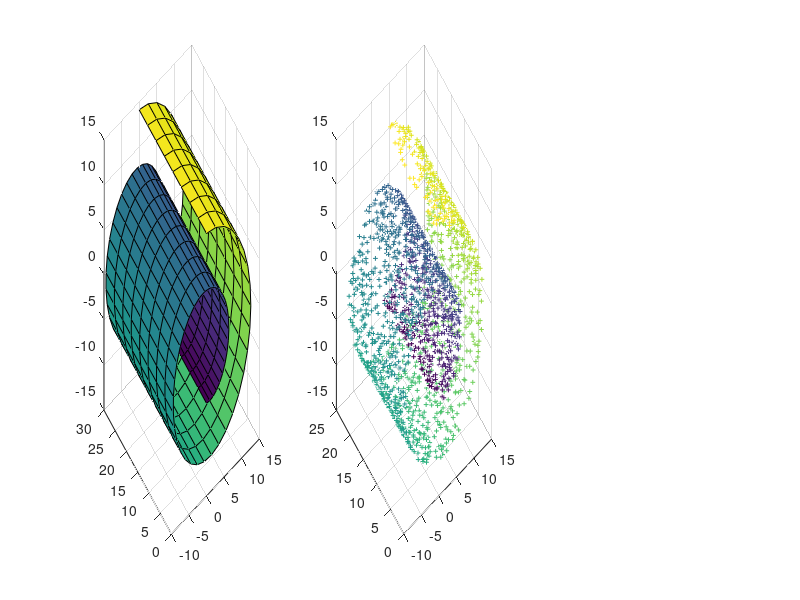

Write the MATLAB code that produced this figure. (Note: this script raises an error after producing the figure.)
% SWISS ROLL DATASET

  N=2000;
  K=12;
  d=2; 


% PLOT TRUE MANIFOLD
  tt0 = (3*pi/2)*(1+2*[0:0.02:1]); 
  hh = [0:0.125:1]*30;
  xx = (tt0.*cos(tt0))'*ones(size(hh));
  yy = ones(size(tt0))'*hh;
  zz = (tt0.*sin(tt0))'*ones(size(hh));
  cc = tt0'*ones(size(hh));

  subplot(1,3,1); 
  surf(xx,yy,zz,cc);

% GENERATE SAMPLED DATA
  tt = (3*pi/2)*(1+2*rand(1,N));  
  height = 21*rand(1,N);
  X = [tt.*cos(tt); height; tt.*sin(tt)];

% SCATTERPLOT OF SAMPLED DATA
  subplot(1,3,2); 
  scatter3(X(1,:),X(2,:),X(3,:),12,tt,'+');

% RUN LLE ALGORITHM
Y=lle(X,K,d);

% SCATTERPLOT OF EMBEDDING
  subplot(1,3,3); 
  scatter(Y(2,:),Y(1,:),12,tt,'+');
  


